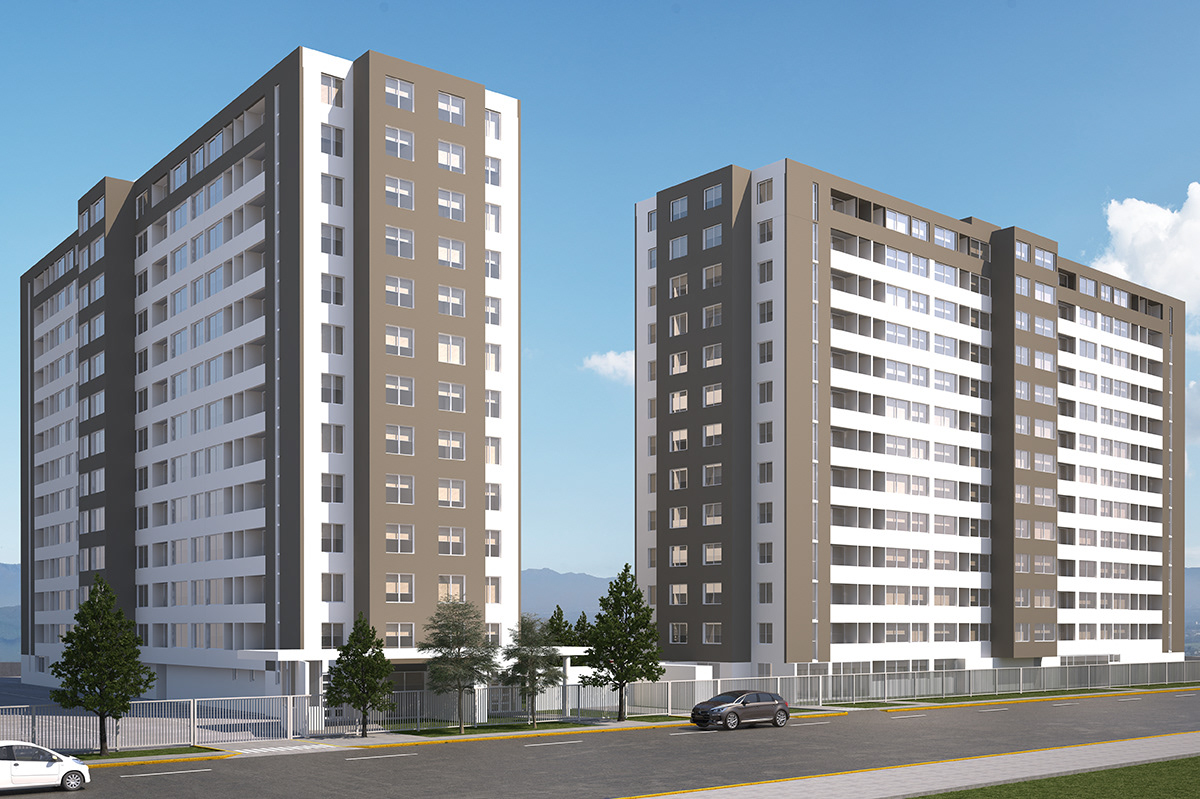
#> input picture visionCode/sampleImages/buiding0.jpg, 1200 x 799 px, given in place of the camera
$ python figures.py
#> lines starting #> are read from the running program, lines starting #| are printed output that depends on the picture; after the words box and inside, x2 and y2 are one past the last pixel; in counts of white or black regions, pixels touching at a corner belong together
import cv2
import numpy as np

cap = cv2.VideoCapture(0) # , cv2.CAP_DSHOW

while cap.isOpened():

    ret, frame = cap.read()
#> frame is the input picture: shape (799, 1200, 3); mean B, G, R 156, 146.5, 134.9

    origin = frame.copy()
    kernel = np.ones((7,7), np.uint8)

    grayImg = cv2.cvtColor(frame, cv2.COLOR_BGR2GRAY)

    bordesCanny = cv2.Canny(frame, 100, 200)
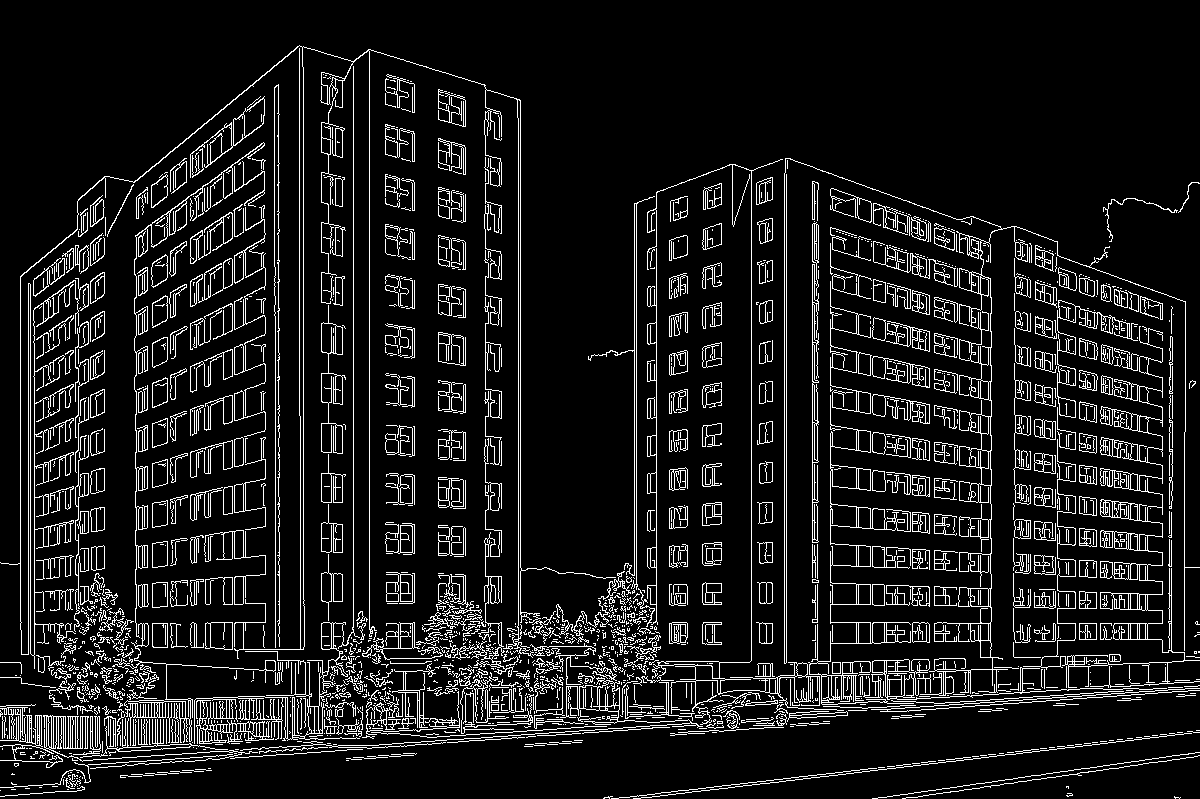
#> bordesCanny: shape (799, 1200); 10.1% white in thin lines or dots

    # We need to erode the image bc if don't, then, the circle won't
    # be detected
    bordesCanny =  cv2.dilate(bordesCanny, kernel, iterations=1)
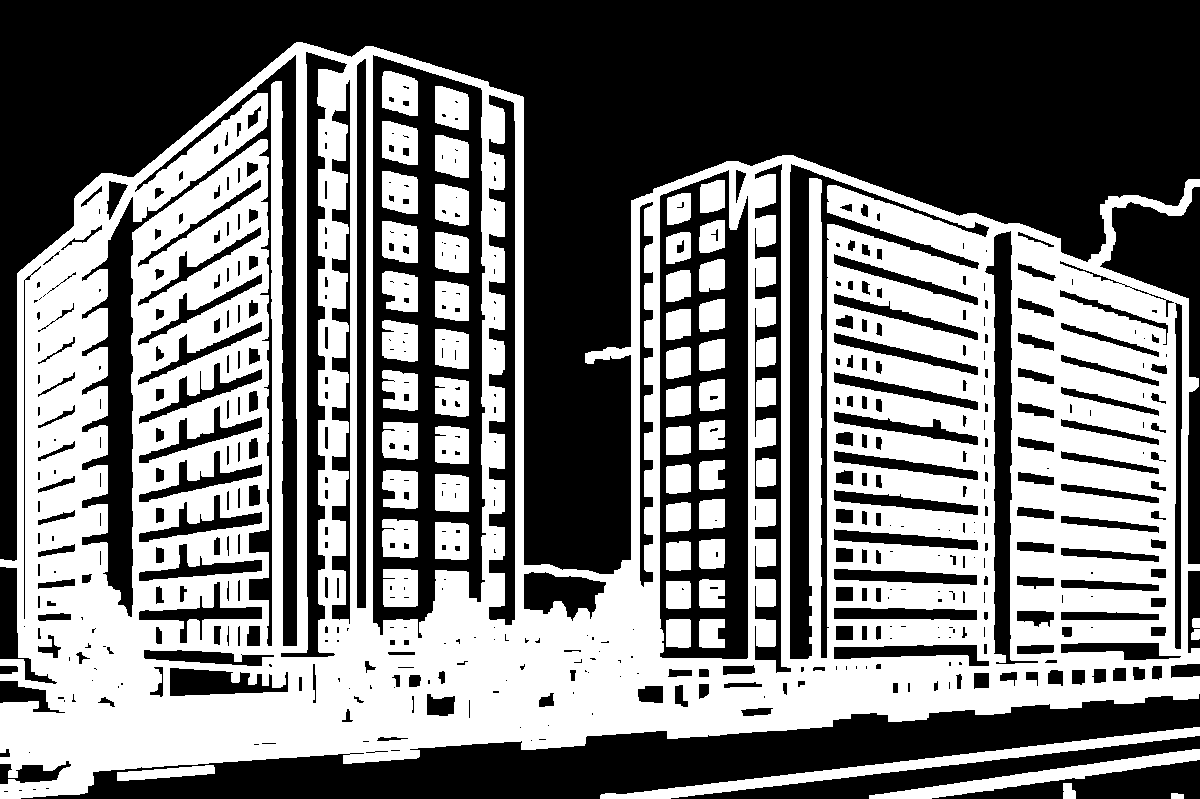
#> bordesCanny: shape (799, 1200); 46.5% white; 56 white regions, largest, box (x1, y1, x2, y2) and area: (0, 42, 1200, 799) 390341, (600, 727, 1200, 799) 5708, (869, 749, 1200, 799) 3715
    # SOmething to try: from the original gray image, restar the cannycorder
    # May give a better result.

    circles = cv2.HoughCircles(bordesCanny,
                            cv2.HOUGH_GRADIENT_ALT, # for better accuracy
                            1, # for evalualuating the image on same dimentions
                            minDist=5, # Distance between circle center, if smaller, circle is discarted
                            param1=300, # Dunno https://docs.opencv.org/4.x/dd/d1a/group__imgproc__feature.html#ga47849c3be0d0406ad3ca45db65a25d2d
                            param2=0.9, # 0-1, how much of a circle?
                            minRadius=5 , maxRadius=0)
#> circles = None

    try:
        circles = np.uint16(np.around(circles))

        for i in circles[0, :]:
            # dibujar circulo
            cv2.circle(frame, (i[0], i[1]), i[2], (0, 255, 0), 3)
            # dibujar centro
            cv2.circle(frame, (i[0], i[1]), 2, (0, 0, 255), 3)


        _, threshold = cv2.threshold(grayImg, 110, 255,
                                    cv2.THRESH_BINARY)

        contours, _ = cv2.findContours(threshold, cv2.RETR_TREE,
                                    cv2.CHAIN_APPROX_SIMPLE)

        for cnt in contours:
            area = cv2.contourArea(cnt)

            if area > 400:
                approx = cv2.approxPolyDP(cnt,
                                        0.009 * cv2.arcLength(cnt, True), True)

                if (len(approx) == 7):
                    cv2.drawContours(grayImg, [approx], 0, (0, 0, 255), 5)
    except:
        #print("Not enough circles where found")
        pass

    # Merge all images into a sigle one
    grayImg = cv2.cvtColor(grayImg, cv2.COLOR_GRAY2BGR)
#> grayImg: shape (799, 1200, 3)
    bordesCanny = cv2.cvtColor(bordesCanny, cv2.COLOR_GRAY2BGR)


    row1 = np.concatenate((origin, grayImg), axis= 1)
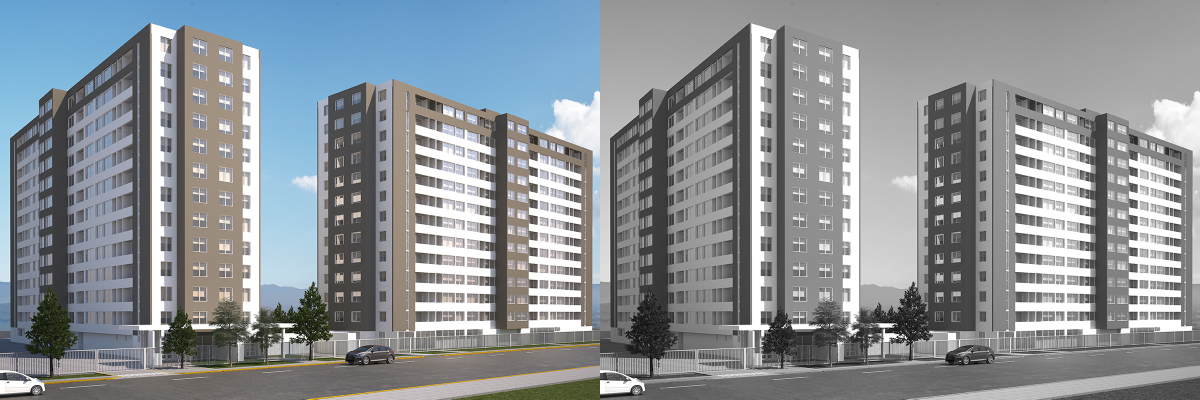
#> row1: shape (799, 2400, 3) (shown at 1/2 size); mean B, G, R 150, 145.3, 139.5
    row2 = np.concatenate((bordesCanny, frame), axis= 1)
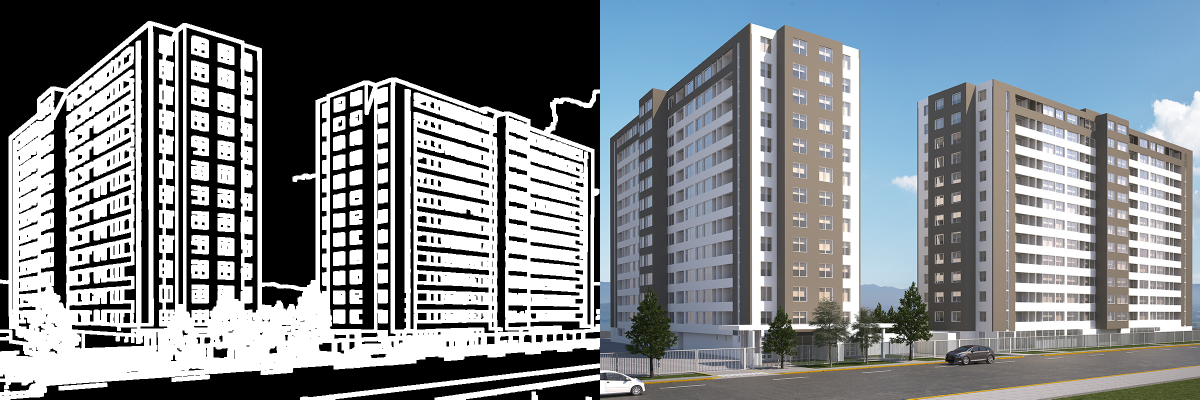
#> row2: shape (799, 2400, 3) (shown at 1/2 size); mean B, G, R 137.3, 132.6, 126.7
    all = np.concatenate((row1, row2), axis= 0)
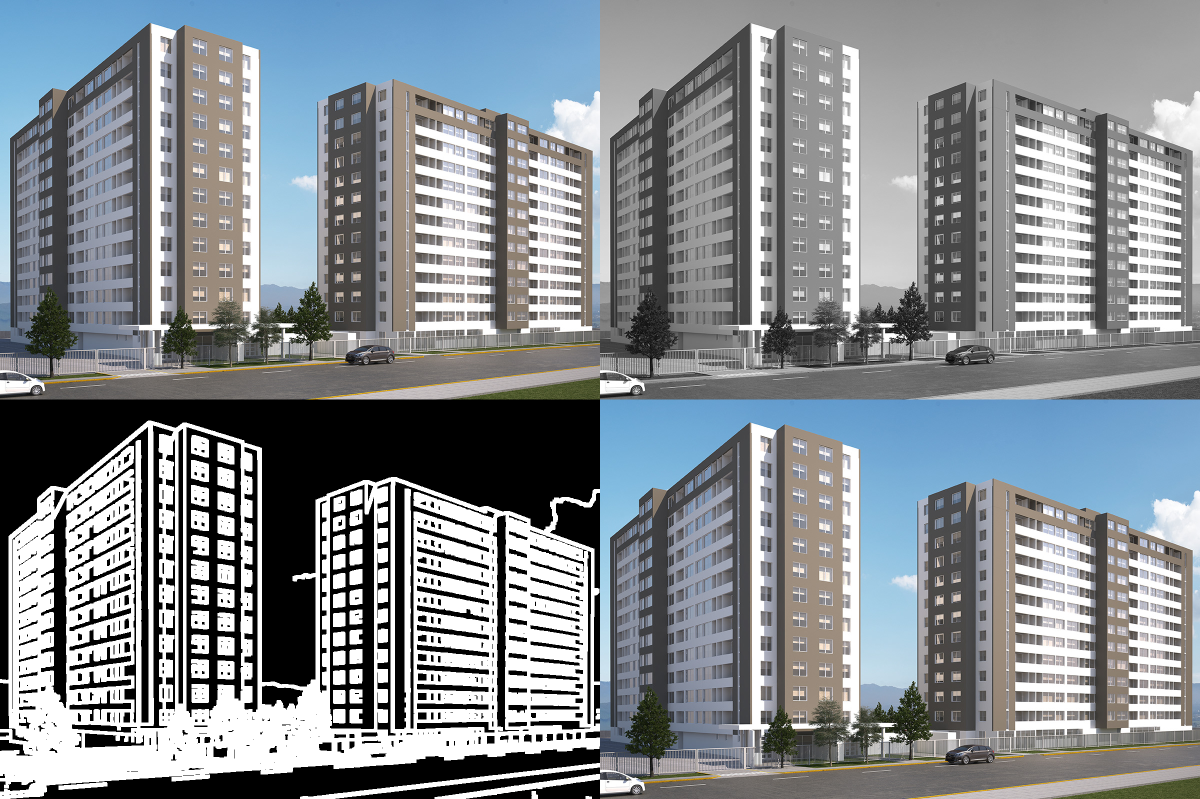
#> all: shape (1598, 2400, 3) (shown at 1/2 size); mean B, G, R 143.7, 138.9, 133.1

    cv2.imshow("Frame", all)

    k = cv2.waitKey(1) & 0xFF
#> (key Esc is pressed here)
    if k == 27:
        break

cap.release()
cv2.destroyAllWindows()

$ run again, on visionCode/sampleImages/building6.jpg
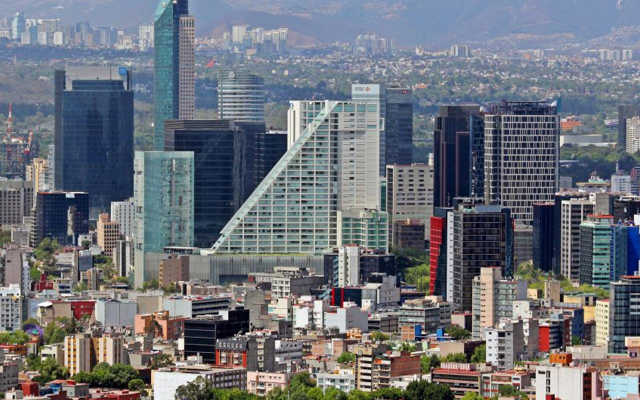
#> input picture visionCode/sampleImages/building6.jpg, 1280 x 800 px, given in place of the camera (shown at 1/2 size)
#> frame is the input picture: shape (800, 1280, 3); mean B, G, R 121.6, 114, 110.1
#> `bordesCanny =  cv2.dilate(bordesCanny, kernel, iterations=1)`:
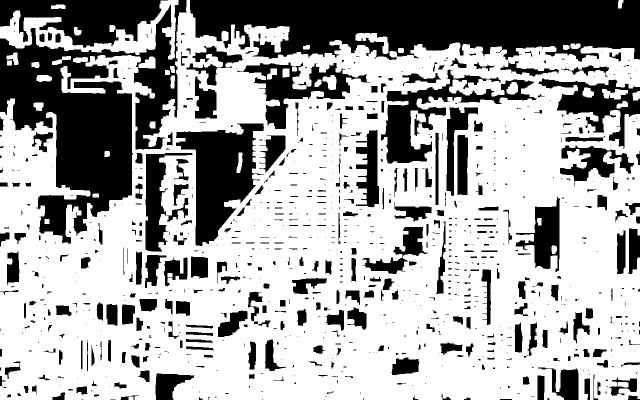
#> bordesCanny: shape (800, 1280) (shown at 1/2 size); 65.9% white; 897 black regions (515 under 20 px), largest, box (x1, y1, x2, y2) and area: (380, 0, 1280, 123) 83440, (0, 0, 373, 487) 73232, (352, 247, 528, 492) 21905
#> circles = None
#> `all = np.concatenate((row1, row2), axis= 0)`:
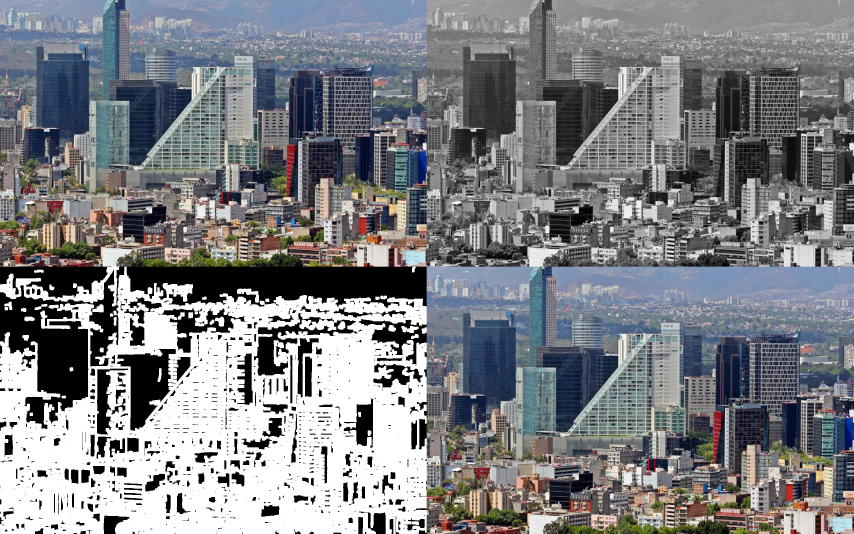
#> all: shape (1600, 2560, 3) (shown at 1/3 size); mean B, G, R 131.2, 127.5, 125.5
